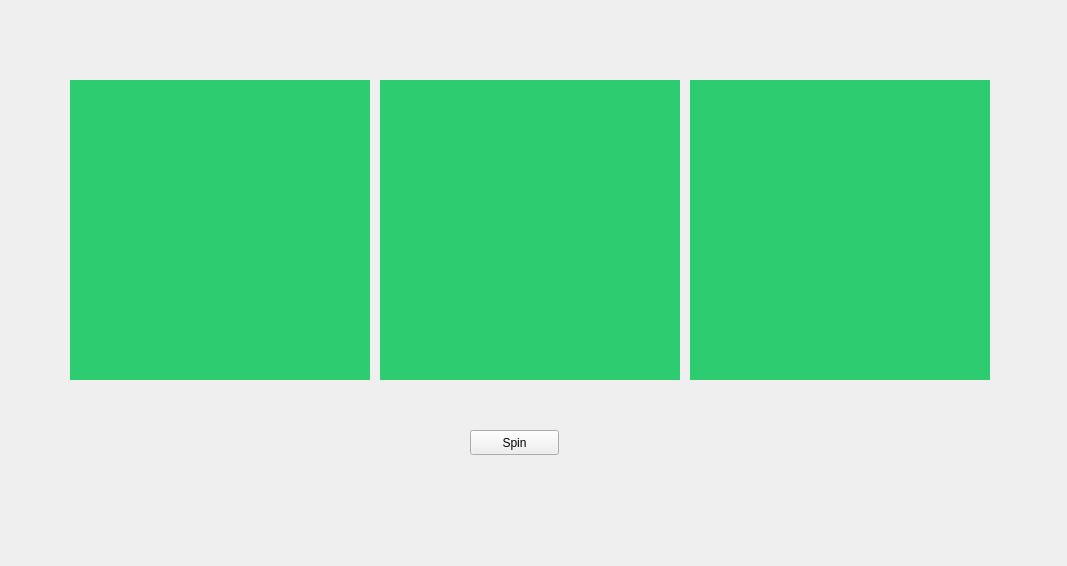
<?xml version="1.0" encoding="UTF-8"?>
<ui version="4.0">
 <class>Form</class>
 <widget class="QWidget" name="Form">
  <property name="geometry">
   <rect>
    <x>0</x>
    <y>0</y>
    <width>1067</width>
    <height>566</height>
   </rect>
  </property>
  <property name="windowTitle">
   <string>Form</string>
  </property>
  <widget class="QLabel" name="mLabel1">
   <property name="geometry">
    <rect>
     <x>70</x>
     <y>80</y>
     <width>300</width>
     <height>300</height>
    </rect>
   </property>
   <property name="styleSheet">
    <string notr="true">background-color: rgb(46, 204, 113);</string>
   </property>
   <property name="text">
    <string/>
   </property>
  </widget>
  <widget class="QLabel" name="mLabel2">
   <property name="geometry">
    <rect>
     <x>380</x>
     <y>80</y>
     <width>300</width>
     <height>300</height>
    </rect>
   </property>
   <property name="styleSheet">
    <string notr="true">background-color: rgb(46, 204, 113);</string>
   </property>
   <property name="text">
    <string/>
   </property>
  </widget>
  <widget class="QLabel" name="mLabel3">
   <property name="geometry">
    <rect>
     <x>690</x>
     <y>80</y>
     <width>300</width>
     <height>300</height>
    </rect>
   </property>
   <property name="styleSheet">
    <string notr="true">background-color: rgb(46, 204, 113);</string>
   </property>
   <property name="text">
    <string/>
   </property>
  </widget>
  <widget class="QPushButton" name="pushButton">
   <property name="geometry">
    <rect>
     <x>470</x>
     <y>430</y>
     <width>89</width>
     <height>25</height>
    </rect>
   </property>
   <property name="text">
    <string>Spin</string>
   </property>
  </widget>
 </widget>
 <resources/>
 <connections>
  <connection>
   <sender>pushButton</sender>
   <signal>clicked()</signal>
   <receiver>Form</receiver>
   <slot>Spin()</slot>
   <hints>
    <hint type="sourcelabel">
     <x>539</x>
     <y>443</y>
    </hint>
    <hint type="destinationlabel">
     <x>610</x>
     <y>447</y>
    </hint>
   </hints>
  </connection>
 </connections>
 <slots>
  <slot>Spin()</slot>
 </slots>
</ui>
